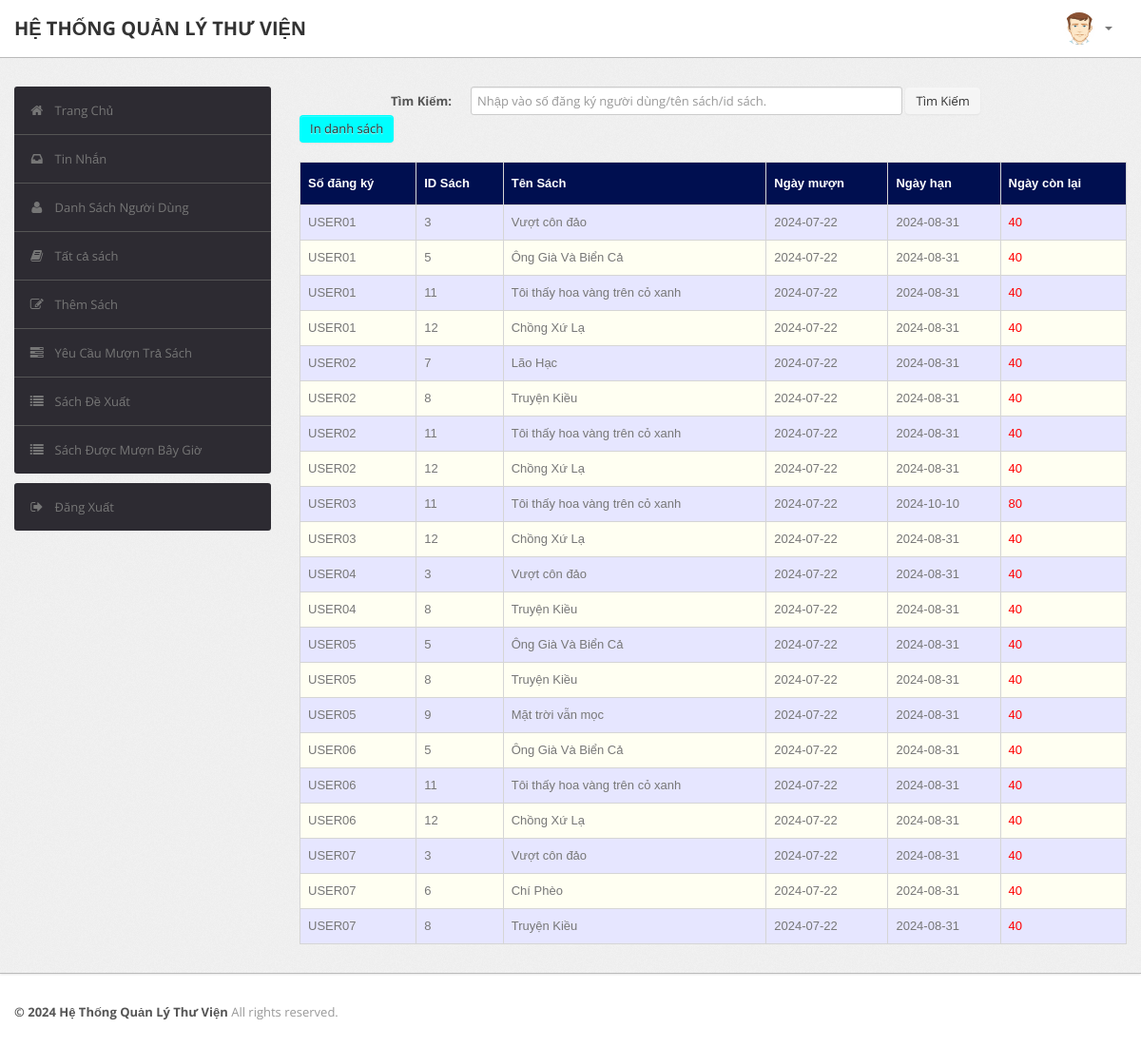
The app's page /admin/current.php (signed in) with its own data.
### tables this page shows
CREATE TABLE `record` (
  `RollNo` varchar(50) NOT NULL,
  `BookId` int(10) NOT NULL,
  `Date_of_Issue` date DEFAULT NULL,
  `Due_Date` date DEFAULT NULL,
  `Date_of_Return` date DEFAULT NULL,
  `Dues` int(10) DEFAULT NULL,
  `Renewals_left` int(10) DEFAULT NULL,
  `Time` time DEFAULT NULL
);

CREATE TABLE `book` (
  `BookId` int(10) NOT NULL,
  `Title` varchar(50) DEFAULT NULL,
  `Publisher` varchar(50) DEFAULT NULL,
  `Year` varchar(50) DEFAULT NULL,
  `Availability` int(5) DEFAULT NULL
);

### admin/current.php (the view, shortened to what this page needs)
<?php
require('dbconn.php');
?>
<?php
if ($_SESSION['RollNo']) {
    ?>
<!DOCTYPE html>
<html lang="en">
    <head>
        <link type="text/css" href="bootstrap/css/bootstrap.min.css" rel="stylesheet">
        <link type="text/css" href="bootstrap/css/bootstrap-responsive.min.css" rel="stylesheet">
        <link type="text/css" href="css/theme.css" rel="stylesheet">
        <link type="text/css" href="images/icons/css/font-awesome.css" rel="stylesheet">
    </head>
    <body>
        <div class="navbar navbar-fixed-top">
            <div class="navbar-inner">
                <div class="container">
                        <a class="brand" href="index.php">HỆ THỐNG QUẢN LÝ THƯ VIỆN </a>
                    <div class="nav-collapse collapse navbar-inverse-collapse">
                        <ul class="nav pull-right">
                            <li class="nav-user dropdown"><a href="#" class="dropdown-toggle" data-toggle="dropdown">
                                <img src="images/user.png" class="nav-avatar" />
                                <b class="caret"></b></a>
                            </li>
                        </ul>
                    </div>
                </div>
            </div>
        </div>
        <div class="wrapper">
            <div class="container">
                <div class="row">
                    <div class="span3">
                        <div class="sidebar">
                            <ul class="widget widget-menu unstyled">
                                <li class="active"><a href="index.php"><i class="menu-icon icon-home"></i>Trang Chủ
                                </a></li>
                                 <li><a href="message.php"><i class="menu-icon icon-inbox"></i>Tin Nhắn</a>
                                </li>
                                <li><a href="student.php"><i class="menu-icon icon-user"></i>Danh Sách Người Dùng </a>
                                </li>
                                <li><a href="book.php"><i class="menu-icon icon-book"></i>Tất cả sách </a></li>
                                <li><a href="addbook.php"><i class="menu-icon icon-edit"></i>Thêm Sách </a></li>
                                <li><a href="requests.php"><i class="menu-icon icon-tasks"></i>Yêu Cầu Mượn Trả Sách </a></li>
                                <li><a href="recommendations.php"><i class="menu-icon icon-list"></i>Sách Đề Xuất </a></li>
                                <li><a href="current.php"><i class="menu-icon icon-list"></i>Sách Được Mượn Bây Giờ </a></li>
                            </ul>
                            <ul class="widget widget-menu unstyled">
                                <li><a href="logout.php"><i class="menu-icon icon-signout"></i>Đăng Xuất </a></li>
                            </ul>
                        </div>
                    </div>
                    <div class="span9">
                        <form class="form-horizontal row-fluid" action="current.php" method="post">
                                        <div class="control-group">
                                            <label class="control-label" for="Search"><b>Tìm Kiếm:</b></label>
                                            <div class="controls">
                                                <input type="text" id="title" name="title" placeholder="Nhập vào số đăng ký người dùng/tên sách/id sách." class="span8" required>
                                                <button type="submit" name="submit"class="btn">Tìm Kiếm</button>
                                            </div>
                                            <button onclick="pagePrint()" href="#" class="btn" style="background-color: cyan;">In danh sách</button>
                                        </div>
                                    </form>
                                    <br>
                                    <?php
                                    if(isset($_POST['submit']))
                                        {$s=$_POST['title'];
                                            $sql="select record.BookId,RollNo,Title,Due_Date,Date_of_Issue,datediff(Due_Date,curdate()) as x from LMS.record,LMS.book where (Date_of_Issue is NOT NULL and Date_of_Return is NULL and book.Bookid = record.BookId) and (RollNo='$s' or record.BookId='$s' or Title like '%$s%')";
                                        }
                                    else
                                        $sql="select record.BookId,RollNo,Title,Due_Date,Date_of_Issue,datediff(Due_Date,curdate()) as x from LMS.record,LMS.book where Date_of_Issue is NOT NULL and Date_of_Return is NULL and book.Bookid = record.BookId";
                                    $result=$conn->query($sql);
                                    $rowcount=mysqli_num_rows($result);
                                    if(!($rowcount))
                                        echo "<br><center><h2><b><i>No Results</i></b></h2></center>";
                                    else
                                    {
                                    ?>
                        <table class="table" id = "tables">
                                  <thead>
                                    <tr>
                                      <th>Số đăng ký</th>
                                      <th>ID Sách</th>
                                      <th>Tên Sách</th>
                                      <th>Ngày mượn</th>
                                      <th>Ngày hạn</th>
                                      <th>Ngày còn lại</th>
                                    </tr>
                                  </thead>
                                  <tbody>
                                <?php
                            while($row=$result->fetch_assoc())
                            {
                                $rollno=$row['RollNo'];
                                $bookid=$row['BookId'];
                                $name=$row['Title'];
                                $issuedate=$row['Date_of_Issue'];
                                $duedate=$row['Due_Date'];
                                $dues=$row['x'];
                            ?>
                                    <tr>
                                      <td><?php echo strtoupper($rollno) ?></td>
                                      <td><?php echo $bookid ?></td>
                                      <td><?php echo $name ?></td>
                                      <td><?php echo $issuedate ?></td>
                                      <td><?php echo $duedate ?></td>
                                      <td><?php if($dues > 0)
                                                  echo "<font color='red'>".$dues."</font>";
                                                else
                                                  echo "<font color='green'>0</font>";
                                              ?>
                                    </tr>
                            <?php }} ?>
                                    </tbody>
                                </table>
                    </div>
                </div>
            </div>
        </div>
<div class="footer">
            <div class="container">
                <b class="copyright">&copy; 2024 Hệ Thống Quản Lý Thư Viện </b>All rights reserved.
            </div>
        </div>
    </body>
</html>
<?php }
else {
    echo "<script type='text/javascript'>alert('Access Denied!!!')</script>";
} ?>

### admin/css/theme.css (style rules this page uses)
#tables { font-family: "Trebuchet MS", Arial, Helvetica, sans-serif; border-collapse: collapse; width: 100%; }
#tables td, #tables th { border: 1px solid #ddd; padding: 8px; }
#tables tr:nth-child(even) { background-color: #fffff2; }
#tables tr:nth-child(odd) { background-color: #e6e6ff; }
#tables th { padding-top: 12px; padding-bottom: 12px; text-align: left; background-color: #000F50; color: white; }
body { font-size: 13px; font-family: 'Open Sans', Arial, sans-serif; background: #fff; color: #777 }
strong, b { color: #555 }
.wrapper { background: url(../images/bg.png) #eee; border-bottom: 1px solid #bbb; -webkit-box-shadow: 0 1px 2px rgba(0,0,0,0.1); -moz-box-shadow: 0 1px 2px rgba(0,0,0,0.1); box-shadow: 0 1px 2px rgba(0,0,0,0.1); padding: 30px 0 }
.footer { color: #999; padding: 30px 0 60px }
form { margin: 0 }
select, textarea, input[type="text"], input[type="password"], input[type="datetime"], input[type="datetime-local"], input[type="date"], input[type="month"], input[type="time"], input[type="week"], input[type="number"], input[type="email"], input[type="url"], input[type="search"], input[type="tel"], input[type="color"], .uneditable-input, label, input, button, select, textarea { -webkit-border-radius: 3px; -moz-border-radius: 3px; border-radius: 3px; font-size: 13px; font-family: 'Open Sans', Tahoma, Arial, sans-serif }
body [class^="icon-"], body [class*=" icon-"] { font-size: 14px; line-height: 20px; height: 20px }
.form-horizontal .control-group, .form-vertical .control-group { margin-bottom: 0 }
.navbar { position: static!important; margin: 0!important }
.navbar .navbar-inner { background: #fff; border-bottom: 1px solid #bbb; -webkit-box-shadow: 0 1px 2px rgba(0,0,0,0.15); -moz-box-shadow: 0 1px 2px rgba(0,0,0,0.15); box-shadow: 0 1px 2px rgba(0,0,0,0.15) }
.navbar .brand { color: #333; font-weight: bold; font-size: 20px; margin-right: 20px; padding: 20px }
.navbar .nav>li>a { padding: 20px 15px; font-weight: bold; color: #777 }
.nav-user>a { height: 20px }
.nav-avatar { width: 34px; height: 34px; margin: -7px 5px 0 0; -webkit-border-radius: 50%; -moz-border-radius: 50%; border-radius: 50% }
.btn, .btn-box { -webkit-border-radius: 3px; -moz-border-radius: 3px; border-radius: 3px }
.btn { font-size: 13px; font-weight: 600 }
.btn { display: inline-block; margin-bottom: 0; font-weight: 400; text-align: center; vertical-align: middle; cursor: pointer; background-image: none; border: 1px solid transparent; white-space: nowrap; padding: 4px 10px; font-size: 13px; line-height: 1.42857; border-radius: 4px; -webkit-user-select: none; -moz-user-select: none; -ms-user-select: none; user-select: none }
.table { margin-bottom: 0 }
.table th, .table td { border-color: #d5d5d5!important }
.widget-menu { background: #fff; -webkit-border-radius: 3px; -moz-border-radius: 3px; border-radius: 3px; overflow: hidden }
.widget-menu a { color: #555; display: block; line-height: 20px; padding: 15px; text-decoration: none!important }
.widget-menu .menu-icon { margin-right: 10px; color: #767676; -webkit-transition: all .2s ease-in-out; -moz-transition: all .2s ease-in-out; transition: all .2s ease-in-out; }
.widget-menu>li+li { border-top: 1px solid #555 }
.widget-menu>li>a { background-color: #2d2b32; color: #767676; -webkit-transition: all .2s ease-in-out; -moz-transition: all .2s ease-in-out; transition: all .2s ease-in-out; }

### records on screen
record: RollNo "USER01", BookId "3", BookId.Title "Vượt côn đảo", Date_of_Issue "2024-07-22", Due_Date "2024-08-31", dues "40"
record: RollNo "USER01", BookId "5", BookId.Title "Ông Già Và Biển Cả", Date_of_Issue "2024-07-22", Due_Date "2024-08-31", dues "40"
record: RollNo "USER01", BookId "11", BookId.Title "Tôi thấy hoa vàng trên cỏ xanh", Date_of_Issue "2024-07-22", Due_Date "2024-08-31", dues "40"
record: RollNo "USER01", BookId "12", BookId.Title "Chồng Xứ Lạ", Date_of_Issue "2024-07-22", Due_Date "2024-08-31", dues "40"
record: RollNo "USER02", BookId "7", BookId.Title "Lão Hạc", Date_of_Issue "2024-07-22", Due_Date "2024-08-31", dues "40"
record: RollNo "USER02", BookId "8", BookId.Title "Truyện Kiều", Date_of_Issue "2024-07-22", Due_Date "2024-08-31", dues "40"
record: RollNo "USER02", BookId "11", BookId.Title "Tôi thấy hoa vàng trên cỏ xanh", Date_of_Issue "2024-07-22", Due_Date "2024-08-31", dues "40"
record: RollNo "USER02", BookId "12", BookId.Title "Chồng Xứ Lạ", Date_of_Issue "2024-07-22", Due_Date "2024-08-31", dues "40"
record: RollNo "USER03", BookId "11", BookId.Title "Tôi thấy hoa vàng trên cỏ xanh", Date_of_Issue "2024-07-22", Due_Date "2024-10-10", dues "80"
record: RollNo "USER03", BookId "12", BookId.Title "Chồng Xứ Lạ", Date_of_Issue "2024-07-22", Due_Date "2024-08-31", dues "40"
record: RollNo "USER04", BookId "3", BookId.Title "Vượt côn đảo", Date_of_Issue "2024-07-22", Due_Date "2024-08-31", dues "40"
record: RollNo "USER04", BookId "8", BookId.Title "Truyện Kiều", Date_of_Issue "2024-07-22", Due_Date "2024-08-31", dues "40"
record: RollNo "USER05", BookId "5", BookId.Title "Ông Già Và Biển Cả", Date_of_Issue "2024-07-22", Due_Date "2024-08-31", dues "40"
record: RollNo "USER05", BookId "8", BookId.Title "Truyện Kiều", Date_of_Issue "2024-07-22", Due_Date "2024-08-31", dues "40"
record: RollNo "USER05", BookId "9", BookId.Title "Mặt trời vẫn mọc", Date_of_Issue "2024-07-22", Due_Date "2024-08-31", dues "40"
record: RollNo "USER06", BookId "5", BookId.Title "Ông Già Và Biển Cả", Date_of_Issue "2024-07-22", Due_Date "2024-08-31", dues "40"
record: RollNo "USER06", BookId "11", BookId.Title "Tôi thấy hoa vàng trên cỏ xanh", Date_of_Issue "2024-07-22", Due_Date "2024-08-31", dues "40"
record: RollNo "USER06", BookId "12", BookId.Title "Chồng Xứ Lạ", Date_of_Issue "2024-07-22", Due_Date "2024-08-31", dues "40"
record: RollNo "USER07", BookId "3", BookId.Title "Vượt côn đảo", Date_of_Issue "2024-07-22", Due_Date "2024-08-31", dues "40"
record: RollNo "USER07", BookId "6", BookId.Title "Chí Phèo", Date_of_Issue "2024-07-22", Due_Date "2024-08-31", dues "40"
record: RollNo "USER07", BookId "8", BookId.Title "Truyện Kiều", Date_of_Issue "2024-07-22", Due_Date "2024-08-31", dues "40"
